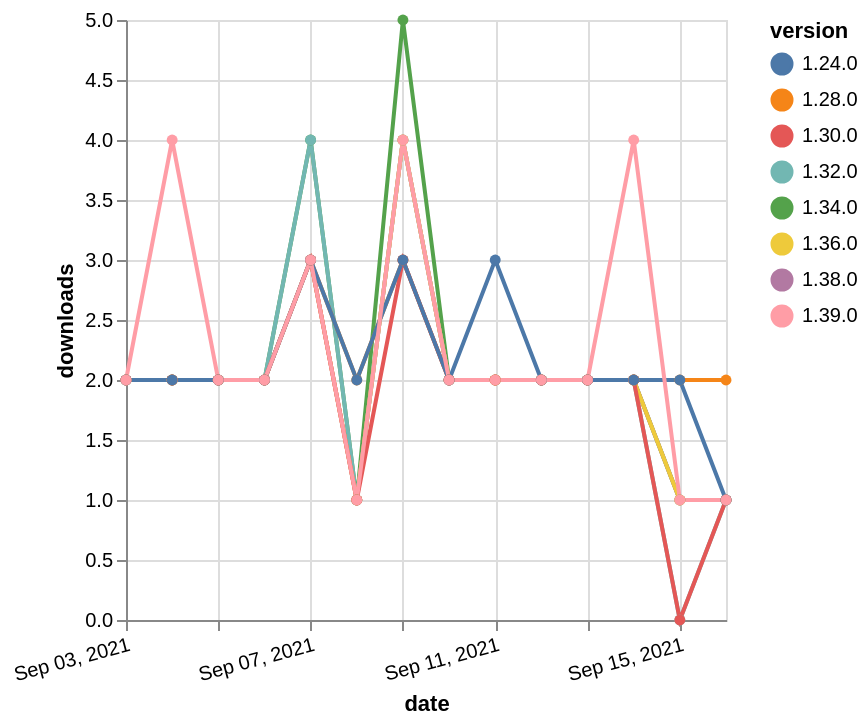

Specify this chart in Vega-Lite:
### Vega-Lite specification from a JSON file in a GitHub repository (floating-point values rounded to 4 significant figures)
{"$schema": "https://vega.github.io/schema/vega-lite/v5.json", "description": "A simple bar chart with embedded data.", "data": {"values": [{"date": "2021-09-03", "total": 2266, "delta": 2, "version": "1.34.0"}, {"date": "2021-09-04", "total": 2268, "delta": 2, "version": "1.34.0"}, {"date": "2021-09-05", "total": 2270, "delta": 2, "version": "1.34.0"}, {"date": "2021-09-06", "total": 2272, "delta": 2, "version": "1.34.0"}, {"date": "2021-09-07", "total": 2276, "delta": 4, "version": "1.34.0"}, {"date": "2021-09-08", "total": 2277, "delta": 1, "version": "1.34.0"}, {"date": "2021-09-09", "total": 2282, "delta": 5, "version": "1.34.0"}, {"date": "2021-09-10", "total": 2284, "delta": 2, "version": "1.34.0"}, {"date": "2021-09-11", "total": 2286, "delta": 2, "version": "1.34.0"}, {"date": "2021-09-12", "total": 2288, "delta": 2, "version": "1.34.0"}, {"date": "2021-09-13", "total": 2290, "delta": 2, "version": "1.34.0"}, {"date": "2021-09-14", "total": 2292, "delta": 2, "version": "1.34.0"}, {"date": "2021-09-15", "total": 2293, "delta": 1, "version": "1.34.0"}, {"date": "2021-09-16", "total": 2294, "delta": 1, "version": "1.34.0"}, {"date": "2021-09-03", "total": 2553, "delta": 2, "version": "1.32.0"}, {"date": "2021-09-04", "total": 2555, "delta": 2, "version": "1.32.0"}, {"date": "2021-09-05", "total": 2557, "delta": 2, "version": "1.32.0"}, {"date": "2021-09-06", "total": 2559, "delta": 2, "version": "1.32.0"}, {"date": "2021-09-07", "total": 2563, "delta": 4, "version": "1.32.0"}, {"date": "2021-09-08", "total": 2564, "delta": 1, "version": "1.32.0"}, {"date": "2021-09-09", "total": 2568, "delta": 4, "version": "1.32.0"}, {"date": "2021-09-10", "total": 2570, "delta": 2, "version": "1.32.0"}, {"date": "2021-09-11", "total": 2572, "delta": 2, "version": "1.32.0"}, {"date": "2021-09-12", "total": 2574, "delta": 2, "version": "1.32.0"}, {"date": "2021-09-13", "total": 2576, "delta": 2, "version": "1.32.0"}, {"date": "2021-09-14", "total": 2578, "delta": 2, "version": "1.32.0"}, {"date": "2021-09-15", "total": 2578, "delta": 0, "version": "1.32.0"}, {"date": "2021-09-16", "total": 2579, "delta": 1, "version": "1.32.0"}, {"date": "2021-09-03", "total": 2636, "delta": 2, "version": "1.28.0"}, {"date": "2021-09-04", "total": 2638, "delta": 2, "version": "1.28.0"}, {"date": "2021-09-05", "total": 2640, "delta": 2, "version": "1.28.0"}, {"date": "2021-09-06", "total": 2642, "delta": 2, "version": "1.28.0"}, {"date": "2021-09-07", "total": 2645, "delta": 3, "version": "1.28.0"}, {"date": "2021-09-08", "total": 2647, "delta": 2, "version": "1.28.0"}, {"date": "2021-09-09", "total": 2650, "delta": 3, "version": "1.28.0"}, {"date": "2021-09-10", "total": 2652, "delta": 2, "version": "1.28.0"}, {"date": "2021-09-11", "total": 2654, "delta": 2, "version": "1.28.0"}, {"date": "2021-09-12", "total": 2656, "delta": 2, "version": "1.28.0"}, {"date": "2021-09-13", "total": 2658, "delta": 2, "version": "1.28.0"}, {"date": "2021-09-14", "total": 2660, "delta": 2, "version": "1.28.0"}, {"date": "2021-09-15", "total": 2662, "delta": 2, "version": "1.28.0"}, {"date": "2021-09-16", "total": 2664, "delta": 2, "version": "1.28.0"}, {"date": "2021-09-03", "total": 1480, "delta": 2, "version": "1.38.0"}, {"date": "2021-09-04", "total": 1482, "delta": 2, "version": "1.38.0"}, {"date": "2021-09-05", "total": 1484, "delta": 2, "version": "1.38.0"}, {"date": "2021-09-06", "total": 1486, "delta": 2, "version": "1.38.0"}, {"date": "2021-09-07", "total": 1489, "delta": 3, "version": "1.38.0"}, {"date": "2021-09-08", "total": 1490, "delta": 1, "version": "1.38.0"}, {"date": "2021-09-09", "total": 1494, "delta": 4, "version": "1.38.0"}, {"date": "2021-09-10", "total": 1496, "delta": 2, "version": "1.38.0"}, {"date": "2021-09-11", "total": 1498, "delta": 2, "version": "1.38.0"}, {"date": "2021-09-12", "total": 1500, "delta": 2, "version": "1.38.0"}, {"date": "2021-09-13", "total": 1502, "delta": 2, "version": "1.38.0"}, {"date": "2021-09-14", "total": 1504, "delta": 2, "version": "1.38.0"}, {"date": "2021-09-15", "total": 1505, "delta": 1, "version": "1.38.0"}, {"date": "2021-09-16", "total": 1506, "delta": 1, "version": "1.38.0"}, {"date": "2021-09-03", "total": 1667, "delta": 2, "version": "1.36.0"}, {"date": "2021-09-04", "total": 1669, "delta": 2, "version": "1.36.0"}, {"date": "2021-09-05", "total": 1671, "delta": 2, "version": "1.36.0"}, {"date": "2021-09-06", "total": 1673, "delta": 2, "version": "1.36.0"}, {"date": "2021-09-07", "total": 1676, "delta": 3, "version": "1.36.0"}, {"date": "2021-09-08", "total": 1677, "delta": 1, "version": "1.36.0"}, {"date": "2021-09-09", "total": 1681, "delta": 4, "version": "1.36.0"}, {"date": "2021-09-10", "total": 1683, "delta": 2, "version": "1.36.0"}, {"date": "2021-09-11", "total": 1685, "delta": 2, "version": "1.36.0"}, {"date": "2021-09-12", "total": 1687, "delta": 2, "version": "1.36.0"}, {"date": "2021-09-13", "total": 1689, "delta": 2, "version": "1.36.0"}, {"date": "2021-09-14", "total": 1691, "delta": 2, "version": "1.36.0"}, {"date": "2021-09-15", "total": 1692, "delta": 1, "version": "1.36.0"}, {"date": "2021-09-16", "total": 1693, "delta": 1, "version": "1.36.0"}, {"date": "2021-09-03", "total": 2681, "delta": 2, "version": "1.30.0"}, {"date": "2021-09-04", "total": 2683, "delta": 2, "version": "1.30.0"}, {"date": "2021-09-05", "total": 2685, "delta": 2, "version": "1.30.0"}, {"date": "2021-09-06", "total": 2687, "delta": 2, "version": "1.30.0"}, {"date": "2021-09-07", "total": 2690, "delta": 3, "version": "1.30.0"}, {"date": "2021-09-08", "total": 2691, "delta": 1, "version": "1.30.0"}, {"date": "2021-09-09", "total": 2694, "delta": 3, "version": "1.30.0"}, {"date": "2021-09-10", "total": 2696, "delta": 2, "version": "1.30.0"}, {"date": "2021-09-11", "total": 2698, "delta": 2, "version": "1.30.0"}, {"date": "2021-09-12", "total": 2700, "delta": 2, "version": "1.30.0"}, {"date": "2021-09-13", "total": 2702, "delta": 2, "version": "1.30.0"}, {"date": "2021-09-14", "total": 2704, "delta": 2, "version": "1.30.0"}, {"date": "2021-09-15", "total": 2704, "delta": 0, "version": "1.30.0"}, {"date": "2021-09-16", "total": 2705, "delta": 1, "version": "1.30.0"}, {"date": "2021-09-03", "total": 2698, "delta": 2, "version": "1.24.0"}, {"date": "2021-09-04", "total": 2700, "delta": 2, "version": "1.24.0"}, {"date": "2021-09-05", "total": 2702, "delta": 2, "version": "1.24.0"}, {"date": "2021-09-06", "total": 2704, "delta": 2, "version": "1.24.0"}, {"date": "2021-09-07", "total": 2707, "delta": 3, "version": "1.24.0"}, {"date": "2021-09-08", "total": 2709, "delta": 2, "version": "1.24.0"}, {"date": "2021-09-09", "total": 2712, "delta": 3, "version": "1.24.0"}, {"date": "2021-09-10", "total": 2714, "delta": 2, "version": "1.24.0"}, {"date": "2021-09-11", "total": 2717, "delta": 3, "version": "1.24.0"}, {"date": "2021-09-12", "total": 2719, "delta": 2, "version": "1.24.0"}, {"date": "2021-09-13", "total": 2721, "delta": 2, "version": "1.24.0"}, {"date": "2021-09-14", "total": 2723, "delta": 2, "version": "1.24.0"}, {"date": "2021-09-15", "total": 2725, "delta": 2, "version": "1.24.0"}, {"date": "2021-09-16", "total": 2726, "delta": 1, "version": "1.24.0"}, {"date": "2021-09-03", "total": 1027, "delta": 2, "version": "1.39.0"}, {"date": "2021-09-04", "total": 1031, "delta": 4, "version": "1.39.0"}, {"date": "2021-09-05", "total": 1033, "delta": 2, "version": "1.39.0"}, {"date": "2021-09-06", "total": 1035, "delta": 2, "version": "1.39.0"}, {"date": "2021-09-07", "total": 1038, "delta": 3, "version": "1.39.0"}, {"date": "2021-09-08", "total": 1039, "delta": 1, "version": "1.39.0"}, {"date": "2021-09-09", "total": 1043, "delta": 4, "version": "1.39.0"}, {"date": "2021-09-10", "total": 1045, "delta": 2, "version": "1.39.0"}, {"date": "2021-09-11", "total": 1047, "delta": 2, "version": "1.39.0"}, {"date": "2021-09-12", "total": 1049, "delta": 2, "version": "1.39.0"}, {"date": "2021-09-13", "total": 1051, "delta": 2, "version": "1.39.0"}, {"date": "2021-09-14", "total": 1055, "delta": 4, "version": "1.39.0"}, {"date": "2021-09-15", "total": 1056, "delta": 1, "version": "1.39.0"}, {"date": "2021-09-16", "total": 1057, "delta": 1, "version": "1.39.0"}]}, "width": "container", "mark": {"type": "line", "point": {"filled": true}}, "encoding": {"x": {"field": "date", "type": "temporal", "timeUnit": "yearmonthdate", "title": "date", "axis": {"labelAngle": -15}}, "y": {"field": "delta", "type": "quantitative", "title": "downloads"}, "color": {"field": "version", "type": "nominal"}, "tooltip": {"field": "delta"}}}
